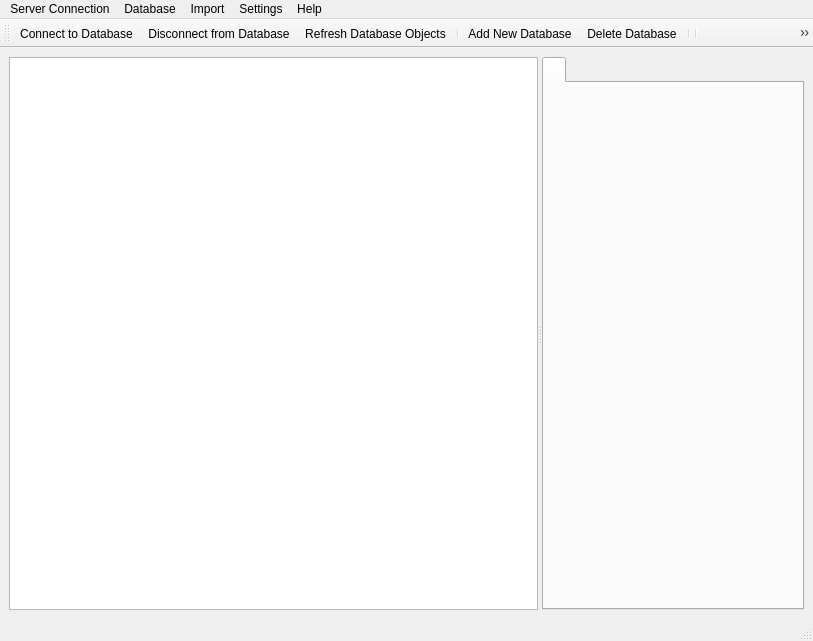
<?xml version="1.0" encoding="UTF-8"?>
<ui version="4.0">
 <class>MainWindow</class>
 <widget class="QMainWindow" name="MainWindow">
  <property name="geometry">
   <rect>
    <x>0</x>
    <y>0</y>
    <width>813</width>
    <height>641</height>
   </rect>
  </property>
  <property name="windowTitle">
   <string>SecondoDB</string>
  </property>
  <property name="windowIcon">
   <iconset resource="../../resources/resources.qrc">
    <normaloff>:/icons/mainwindow.png</normaloff>:/icons/mainwindow.png</iconset>
  </property>
  <property name="toolButtonStyle">
   <enum>Qt::ToolButtonTextOnly</enum>
  </property>
  <widget class="QWidget" name="centralwidget">
   <layout class="QGridLayout" name="gridLayout">
    <item row="0" column="0">
     <widget class="QSplitter" name="splitter">
      <property name="orientation">
       <enum>Qt::Horizontal</enum>
      </property>
      <widget class="QWidget" name="horizontalLayoutWidget">
       <layout class="QHBoxLayout" name="leftArea">
        <item>
         <widget class="QTreeView" name="treeView">
          <property name="minimumSize">
           <size>
            <width>0</width>
            <height>0</height>
           </size>
          </property>
          <property name="maximumSize">
           <size>
            <width>16777215</width>
            <height>16777215</height>
           </size>
          </property>
          <property name="editTriggers">
           <set>QAbstractItemView::NoEditTriggers</set>
          </property>
         </widget>
        </item>
       </layout>
      </widget>
      <widget class="QWidget" name="horizontalLayoutWidget_2">
       <layout class="QHBoxLayout" name="rightArea">
        <property name="spacing">
         <number>6</number>
        </property>
        <item>
         <widget class="QTabWidget" name="tabWidget">
          <property name="minimumSize">
           <size>
            <width>0</width>
            <height>0</height>
           </size>
          </property>
          <property name="maximumSize">
           <size>
            <width>16777215</width>
            <height>16777215</height>
           </size>
          </property>
          <property name="baseSize">
           <size>
            <width>0</width>
            <height>0</height>
           </size>
          </property>
          <property name="currentIndex">
           <number>0</number>
          </property>
          <widget class="QWidget" name="tab1">
           <attribute name="title">
            <string/>
           </attribute>
           <layout class="QHBoxLayout" name="horizontalLayout">
            <property name="leftMargin">
             <number>0</number>
            </property>
            <property name="topMargin">
             <number>0</number>
            </property>
            <property name="rightMargin">
             <number>0</number>
            </property>
            <property name="bottomMargin">
             <number>0</number>
            </property>
            <item>
             <layout class="QVBoxLayout" name="tabLayout">
              <property name="spacing">
               <number>0</number>
              </property>
             </layout>
            </item>
           </layout>
          </widget>
         </widget>
        </item>
       </layout>
      </widget>
     </widget>
    </item>
   </layout>
  </widget>
  <widget class="QMenuBar" name="menubar">
   <property name="geometry">
    <rect>
     <x>0</x>
     <y>0</y>
     <width>813</width>
     <height>21</height>
    </rect>
   </property>
   <widget class="QMenu" name="menuVerbindung">
    <property name="title">
     <string>Server Connection</string>
    </property>
    <addaction name="actionConnectToSecondoServer"/>
    <addaction name="actionDisconnectFromServer"/>
    <addaction name="separator"/>
    <addaction name="actionExit"/>
   </widget>
   <widget class="QMenu" name="menuImport">
    <property name="title">
     <string>Import</string>
    </property>
    <addaction name="actionFrom_QGIS_Layer"/>
    <addaction name="actionFrom_Selected_Feature_in_Active_QGIS_Layer"/>
   </widget>
   <widget class="QMenu" name="menuSettings">
    <property name="title">
     <string>Settings</string>
    </property>
    <addaction name="actionSettings"/>
   </widget>
   <widget class="QMenu" name="menuHelp">
    <property name="title">
     <string>Help</string>
    </property>
    <addaction name="actionUser_Documentation"/>
    <addaction name="separator"/>
    <addaction name="actionAbout_SecondoDB_for_QGIS"/>
   </widget>
   <widget class="QMenu" name="menuDatabase">
    <property name="title">
     <string>Database</string>
    </property>
    <addaction name="actionConnect_to_Database"/>
    <addaction name="actionDisconnect"/>
    <addaction name="actionRefresh"/>
    <addaction name="separator"/>
    <addaction name="actionAdd_New_Database"/>
    <addaction name="actionDelete_Database"/>
    <addaction name="separator"/>
    <addaction name="actionCreateNewRelation"/>
    <addaction name="actionDeleteObject"/>
    <addaction name="separator"/>
    <addaction name="actionQuery"/>
   </widget>
   <addaction name="menuVerbindung"/>
   <addaction name="menuDatabase"/>
   <addaction name="menuImport"/>
   <addaction name="menuSettings"/>
   <addaction name="menuHelp"/>
  </widget>
  <widget class="QStatusBar" name="statusbar"/>
  <widget class="QToolBar" name="toolBar">
   <property name="windowTitle">
    <string>toolBar</string>
   </property>
   <property name="toolButtonStyle">
    <enum>Qt::ToolButtonIconOnly</enum>
   </property>
   <attribute name="toolBarArea">
    <enum>TopToolBarArea</enum>
   </attribute>
   <attribute name="toolBarBreak">
    <bool>false</bool>
   </attribute>
   <addaction name="actionConnect_to_Database"/>
   <addaction name="actionDisconnect"/>
   <addaction name="actionRefresh"/>
   <addaction name="separator"/>
   <addaction name="actionAdd_New_Database"/>
   <addaction name="actionDelete_Database"/>
   <addaction name="separator"/>
   <addaction name="separator"/>
   <addaction name="actionCreateNewRelation"/>
   <addaction name="actionDeleteObject"/>
   <addaction name="separator"/>
   <addaction name="actionQuery"/>
   <addaction name="separator"/>
   <addaction name="actionFrom_QGIS_Layer"/>
   <addaction name="actionFrom_Selected_Feature_in_Active_QGIS_Layer"/>
  </widget>
  <action name="actionConnectToSecondoServer">
   <property name="icon">
    <iconset resource="../../resources/resources.qrc">
     <normaloff>:/icons/connectserver.png</normaloff>:/icons/connectserver.png</iconset>
   </property>
   <property name="text">
    <string>Connect to Secondo Server</string>
   </property>
  </action>
  <action name="actionExit">
   <property name="icon">
    <iconset resource="../../resources/resources.qrc">
     <normaloff>:/icons/shutdown.png</normaloff>:/icons/shutdown.png</iconset>
   </property>
   <property name="text">
    <string>Exit</string>
   </property>
  </action>
  <action name="actionConnect_to_Database">
   <property name="icon">
    <iconset resource="../../resources/resources.qrc">
     <normaloff>:/icons/connect.png</normaloff>:/icons/connect.png</iconset>
   </property>
   <property name="text">
    <string>Connect to Database</string>
   </property>
   <property name="iconText">
    <string>Connect to Database</string>
   </property>
  </action>
  <action name="actionDisconnect">
   <property name="icon">
    <iconset resource="../../resources/resources.qrc">
     <normaloff>:/icons/disconnect.png</normaloff>:/icons/disconnect.png</iconset>
   </property>
   <property name="text">
    <string>Disconnect from Database</string>
   </property>
  </action>
  <action name="actionRefresh">
   <property name="icon">
    <iconset resource="../../resources/resources.qrc">
     <normaloff>:/icons/refresh.png</normaloff>:/icons/refresh.png</iconset>
   </property>
   <property name="text">
    <string>Refresh Database Objects</string>
   </property>
  </action>
  <action name="actionAdd_New_Database">
   <property name="icon">
    <iconset resource="../../resources/resources.qrc">
     <normaloff>:/icons/adddatabase.png</normaloff>:/icons/adddatabase.png</iconset>
   </property>
   <property name="text">
    <string>Add New Database</string>
   </property>
  </action>
  <action name="actionDelete_Database">
   <property name="icon">
    <iconset resource="../../resources/resources.qrc">
     <normaloff>:/icons/deletedatabase.png</normaloff>:/icons/deletedatabase.png</iconset>
   </property>
   <property name="text">
    <string>Delete Database</string>
   </property>
  </action>
  <action name="actionCreateNewRelation">
   <property name="icon">
    <iconset resource="../../resources/resources.qrc">
     <normaloff>:/icons/objectrel.png</normaloff>:/icons/objectrel.png</iconset>
   </property>
   <property name="text">
    <string>Create New Relation</string>
   </property>
   <property name="toolTip">
    <string>Creates a new relation on the opened database.</string>
   </property>
  </action>
  <action name="actionFrom_QGIS_Layer">
   <property name="icon">
    <iconset resource="../../resources/resources.qrc">
     <normaloff>:/icons/objectmap.png</normaloff>:/icons/objectmap.png</iconset>
   </property>
   <property name="text">
    <string>From QGIS-Layer...</string>
   </property>
  </action>
  <action name="actionSettings">
   <property name="icon">
    <iconset resource="../../resources/resources.qrc">
     <normaloff>:/icons/settings.png</normaloff>:/icons/settings.png</iconset>
   </property>
   <property name="text">
    <string>Settings...</string>
   </property>
  </action>
  <action name="actionAbout_SecondoDB_for_QGIS">
   <property name="icon">
    <iconset resource="../../resources/resources.qrc">
     <normaloff>:/icons/mainwindow.png</normaloff>:/icons/mainwindow.png</iconset>
   </property>
   <property name="text">
    <string>About SecondoDB for QGIS</string>
   </property>
  </action>
  <action name="actionQuery">
   <property name="icon">
    <iconset resource="../../resources/resources.qrc">
     <normaloff>:/icons/query.png</normaloff>:/icons/query.png</iconset>
   </property>
   <property name="text">
    <string>Execute Query</string>
   </property>
   <property name="toolTip">
    <string>Formulate a query on the current database.</string>
   </property>
  </action>
  <action name="actionFrom_Selected_Feature_in_Active_QGIS_Layer">
   <property name="icon">
    <iconset resource="../../resources/resources.qrc">
     <normaloff>:/icons/objectpoints.png</normaloff>:/icons/objectpoints.png</iconset>
   </property>
   <property name="text">
    <string>From Selected Feature in Active QGIS-Layer...</string>
   </property>
  </action>
  <action name="actionDisconnectFromServer">
   <property name="icon">
    <iconset resource="../../resources/resources.qrc">
     <normaloff>:/icons/objectedge.png</normaloff>:/icons/objectedge.png</iconset>
   </property>
   <property name="text">
    <string>Disconnect</string>
   </property>
  </action>
  <action name="actionDeleteObject">
   <property name="icon">
    <iconset resource="../../resources/resources.qrc">
     <normaloff>:/icons/deleteobject.png</normaloff>:/icons/deleteobject.png</iconset>
   </property>
   <property name="text">
    <string>Delete Selected Object</string>
   </property>
  </action>
  <action name="actionUser_Documentation">
   <property name="icon">
    <iconset resource="../../resources/resources.qrc">
     <normaloff>:/icons/userdoc.png</normaloff>:/icons/userdoc.png</iconset>
   </property>
   <property name="text">
    <string>User Documentation</string>
   </property>
  </action>
 </widget>
 <resources>
  <include location="../../resources/resources.qrc"/>
 </resources>
 <connections>
  <connection>
   <sender>actionExit</sender>
   <signal>triggered()</signal>
   <receiver>MainWindow</receiver>
   <slot>close()</slot>
   <hints>
    <hint type="sourcelabel">
     <x>-1</x>
     <y>-1</y>
    </hint>
    <hint type="destinationlabel">
     <x>406</x>
     <y>320</y>
    </hint>
   </hints>
  </connection>
 </connections>
</ui>
